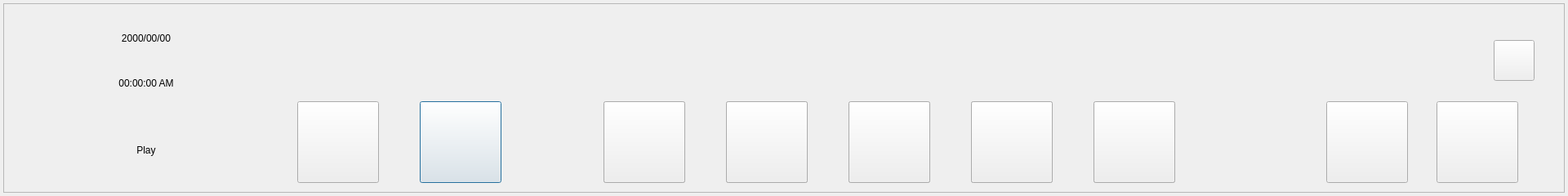
<?xml version="1.0" encoding="UTF-8"?>
<ui version="4.0">
 <class>PlayBarDialog1080p</class>
 <widget class="QDialog" name="PlayBarDialog1080p">
  <property name="geometry">
   <rect>
    <x>0</x>
    <y>0</y>
    <width>1920</width>
    <height>240</height>
   </rect>
  </property>
  <property name="windowTitle">
   <string>PlayBarDialog</string>
  </property>
  <widget class="QFrame" name="frame">
   <property name="geometry">
    <rect>
     <x>4</x>
     <y>4</y>
     <width>1912</width>
     <height>232</height>
    </rect>
   </property>
   <property name="frameShape">
    <enum>QFrame::StyledPanel</enum>
   </property>
   <property name="frameShadow">
    <enum>QFrame::Raised</enum>
   </property>
   <widget class="QLabel" name="labelDate">
    <property name="geometry">
     <rect>
      <x>20</x>
      <y>15</y>
      <width>310</width>
      <height>55</height>
     </rect>
    </property>
    <property name="text">
     <string>2000/00/00</string>
    </property>
    <property name="alignment">
     <set>Qt::AlignCenter</set>
    </property>
   </widget>
   <widget class="QLabel" name="labelTime">
    <property name="geometry">
     <rect>
      <x>20</x>
      <y>70</y>
      <width>310</width>
      <height>55</height>
     </rect>
    </property>
    <property name="text">
     <string>00:00:00 AM</string>
    </property>
    <property name="alignment">
     <set>Qt::AlignCenter</set>
    </property>
   </widget>
   <widget class="QLabel" name="labelSpeed">
    <property name="geometry">
     <rect>
      <x>20</x>
      <y>125</y>
      <width>310</width>
      <height>110</height>
     </rect>
    </property>
    <property name="text">
     <string>Play</string>
    </property>
    <property name="alignment">
     <set>Qt::AlignCenter</set>
    </property>
   </widget>
   <widget class="QPushButton" name="buttonAudio">
    <property name="geometry">
     <rect>
      <x>510</x>
      <y>120</y>
      <width>100</width>
      <height>100</height>
     </rect>
    </property>
    <property name="sizePolicy">
     <sizepolicy hsizetype="Fixed" vsizetype="Fixed">
      <horstretch>0</horstretch>
      <verstretch>0</verstretch>
     </sizepolicy>
    </property>
    <property name="minimumSize">
     <size>
      <width>0</width>
      <height>0</height>
     </size>
    </property>
    <property name="text">
     <string/>
    </property>
   </widget>
   <widget class="QPushButton" name="buttonRewFrame">
    <property name="geometry">
     <rect>
      <x>735</x>
      <y>120</y>
      <width>100</width>
      <height>100</height>
     </rect>
    </property>
    <property name="sizePolicy">
     <sizepolicy hsizetype="Fixed" vsizetype="Fixed">
      <horstretch>0</horstretch>
      <verstretch>0</verstretch>
     </sizepolicy>
    </property>
    <property name="minimumSize">
     <size>
      <width>0</width>
      <height>0</height>
     </size>
    </property>
    <property name="text">
     <string/>
    </property>
   </widget>
   <widget class="QPushButton" name="buttonRew">
    <property name="geometry">
     <rect>
      <x>885</x>
      <y>120</y>
      <width>100</width>
      <height>100</height>
     </rect>
    </property>
    <property name="sizePolicy">
     <sizepolicy hsizetype="Fixed" vsizetype="Fixed">
      <horstretch>0</horstretch>
      <verstretch>0</verstretch>
     </sizepolicy>
    </property>
    <property name="minimumSize">
     <size>
      <width>0</width>
      <height>0</height>
     </size>
    </property>
    <property name="text">
     <string/>
    </property>
   </widget>
   <widget class="QPushButton" name="buttonPlay">
    <property name="geometry">
     <rect>
      <x>1035</x>
      <y>120</y>
      <width>100</width>
      <height>100</height>
     </rect>
    </property>
    <property name="sizePolicy">
     <sizepolicy hsizetype="Fixed" vsizetype="Fixed">
      <horstretch>0</horstretch>
      <verstretch>0</verstretch>
     </sizepolicy>
    </property>
    <property name="minimumSize">
     <size>
      <width>0</width>
      <height>0</height>
     </size>
    </property>
    <property name="text">
     <string/>
    </property>
   </widget>
   <widget class="QPushButton" name="buttonFf">
    <property name="geometry">
     <rect>
      <x>1185</x>
      <y>120</y>
      <width>100</width>
      <height>100</height>
     </rect>
    </property>
    <property name="sizePolicy">
     <sizepolicy hsizetype="Fixed" vsizetype="Fixed">
      <horstretch>0</horstretch>
      <verstretch>0</verstretch>
     </sizepolicy>
    </property>
    <property name="minimumSize">
     <size>
      <width>0</width>
      <height>0</height>
     </size>
    </property>
    <property name="text">
     <string/>
    </property>
   </widget>
   <widget class="QPushButton" name="buttonFfFrame">
    <property name="geometry">
     <rect>
      <x>1335</x>
      <y>120</y>
      <width>100</width>
      <height>100</height>
     </rect>
    </property>
    <property name="sizePolicy">
     <sizepolicy hsizetype="Fixed" vsizetype="Fixed">
      <horstretch>0</horstretch>
      <verstretch>0</verstretch>
     </sizepolicy>
    </property>
    <property name="minimumSize">
     <size>
      <width>0</width>
      <height>0</height>
     </size>
    </property>
    <property name="text">
     <string/>
    </property>
   </widget>
   <widget class="QPushButton" name="buttonStill">
    <property name="geometry">
     <rect>
      <x>1620</x>
      <y>120</y>
      <width>100</width>
      <height>100</height>
     </rect>
    </property>
    <property name="sizePolicy">
     <sizepolicy hsizetype="Fixed" vsizetype="Fixed">
      <horstretch>0</horstretch>
      <verstretch>0</verstretch>
     </sizepolicy>
    </property>
    <property name="minimumSize">
     <size>
      <width>0</width>
      <height>0</height>
     </size>
    </property>
    <property name="text">
     <string/>
    </property>
   </widget>
   <widget class="QPushButton" name="buttonClose">
    <property name="geometry">
     <rect>
      <x>1755</x>
      <y>120</y>
      <width>100</width>
      <height>100</height>
     </rect>
    </property>
    <property name="sizePolicy">
     <sizepolicy hsizetype="Fixed" vsizetype="Fixed">
      <horstretch>0</horstretch>
      <verstretch>0</verstretch>
     </sizepolicy>
    </property>
    <property name="minimumSize">
     <size>
      <width>0</width>
      <height>0</height>
     </size>
    </property>
    <property name="text">
     <string/>
    </property>
   </widget>
   <widget class="QPushButton" name="buttonZoom">
    <property name="geometry">
     <rect>
      <x>1825</x>
      <y>45</y>
      <width>50</width>
      <height>50</height>
     </rect>
    </property>
    <property name="focusPolicy">
     <enum>Qt::NoFocus</enum>
    </property>
    <property name="text">
     <string/>
    </property>
   </widget>
   <widget class="QPushButton" name="buttonSplit">
    <property name="geometry">
     <rect>
      <x>360</x>
      <y>120</y>
      <width>100</width>
      <height>100</height>
     </rect>
    </property>
    <property name="sizePolicy">
     <sizepolicy hsizetype="Fixed" vsizetype="Fixed">
      <horstretch>0</horstretch>
      <verstretch>0</verstretch>
     </sizepolicy>
    </property>
    <property name="minimumSize">
     <size>
      <width>0</width>
      <height>0</height>
     </size>
    </property>
    <property name="text">
     <string/>
    </property>
   </widget>
   <widget class="QPushButton" name="buttonPrev">
    <property name="geometry">
     <rect>
      <x>735</x>
      <y>120</y>
      <width>100</width>
      <height>100</height>
     </rect>
    </property>
    <property name="sizePolicy">
     <sizepolicy hsizetype="Fixed" vsizetype="Fixed">
      <horstretch>0</horstretch>
      <verstretch>0</verstretch>
     </sizepolicy>
    </property>
    <property name="minimumSize">
     <size>
      <width>0</width>
      <height>0</height>
     </size>
    </property>
    <property name="text">
     <string/>
    </property>
   </widget>
   <widget class="QPushButton" name="buttonSplit1">
    <property name="geometry">
     <rect>
      <x>885</x>
      <y>120</y>
      <width>100</width>
      <height>100</height>
     </rect>
    </property>
    <property name="sizePolicy">
     <sizepolicy hsizetype="Fixed" vsizetype="Fixed">
      <horstretch>0</horstretch>
      <verstretch>0</verstretch>
     </sizepolicy>
    </property>
    <property name="minimumSize">
     <size>
      <width>0</width>
      <height>0</height>
     </size>
    </property>
    <property name="text">
     <string/>
    </property>
   </widget>
   <widget class="QPushButton" name="buttonSplit4">
    <property name="geometry">
     <rect>
      <x>1035</x>
      <y>120</y>
      <width>100</width>
      <height>100</height>
     </rect>
    </property>
    <property name="sizePolicy">
     <sizepolicy hsizetype="Fixed" vsizetype="Fixed">
      <horstretch>0</horstretch>
      <verstretch>0</verstretch>
     </sizepolicy>
    </property>
    <property name="minimumSize">
     <size>
      <width>0</width>
      <height>0</height>
     </size>
    </property>
    <property name="text">
     <string/>
    </property>
   </widget>
   <widget class="QPushButton" name="buttonSplit9">
    <property name="geometry">
     <rect>
      <x>1185</x>
      <y>120</y>
      <width>100</width>
      <height>100</height>
     </rect>
    </property>
    <property name="sizePolicy">
     <sizepolicy hsizetype="Fixed" vsizetype="Fixed">
      <horstretch>0</horstretch>
      <verstretch>0</verstretch>
     </sizepolicy>
    </property>
    <property name="minimumSize">
     <size>
      <width>0</width>
      <height>0</height>
     </size>
    </property>
    <property name="text">
     <string/>
    </property>
   </widget>
   <widget class="QPushButton" name="buttonNext">
    <property name="geometry">
     <rect>
      <x>1335</x>
      <y>120</y>
      <width>100</width>
      <height>100</height>
     </rect>
    </property>
    <property name="sizePolicy">
     <sizepolicy hsizetype="Fixed" vsizetype="Fixed">
      <horstretch>0</horstretch>
      <verstretch>0</verstretch>
     </sizepolicy>
    </property>
    <property name="minimumSize">
     <size>
      <width>0</width>
      <height>0</height>
     </size>
    </property>
    <property name="text">
     <string/>
    </property>
   </widget>
   <zorder>buttonNext</zorder>
   <zorder>buttonSplit9</zorder>
   <zorder>buttonSplit4</zorder>
   <zorder>buttonSplit1</zorder>
   <zorder>buttonPrev</zorder>
   <zorder>labelDate</zorder>
   <zorder>labelTime</zorder>
   <zorder>labelSpeed</zorder>
   <zorder>buttonAudio</zorder>
   <zorder>buttonRewFrame</zorder>
   <zorder>buttonRew</zorder>
   <zorder>buttonPlay</zorder>
   <zorder>buttonFf</zorder>
   <zorder>buttonFfFrame</zorder>
   <zorder>buttonStill</zorder>
   <zorder>buttonClose</zorder>
   <zorder>buttonZoom</zorder>
   <zorder>buttonSplit</zorder>
  </widget>
 </widget>
 <layoutdefault spacing="6" margin="11"/>
 <resources/>
 <connections/>
</ui>
